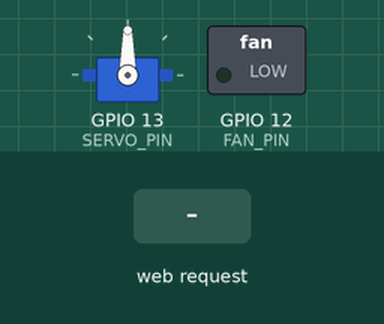
This sketch was run on a simulated ESP32. Shown: servo, switched loads named in the sketch (green lamp = pin HIGH). The test bench sets the inputs (shaded band). WiFi joins after 1.5 s; servers stay silent unless stated; what the sketch prints to the serial monitor is not drawn.

Above: at 2.7 s.
2.8 s: HTTP request GET /move?angle=on received
At 4.0 s:
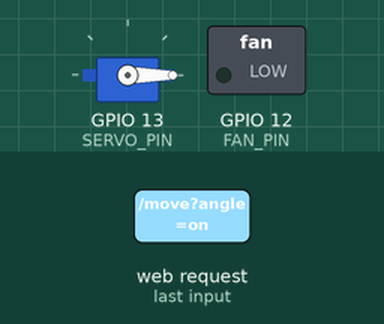
4.3 s: HTTP request GET /move?angle=120 received
At 5.3 s:
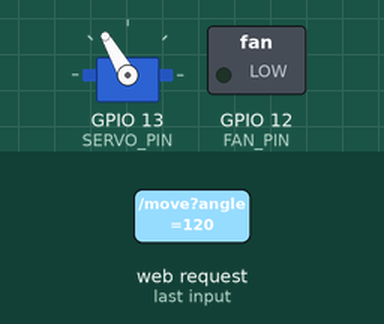
5.8 s: HTTP request GET /fan?state=on received
At 6.4 s:
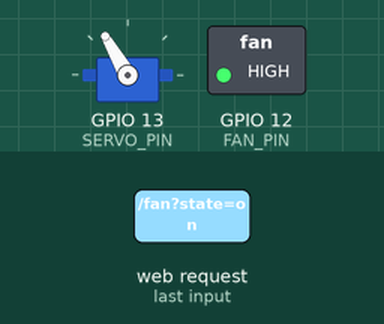
7.3 s: HTTP request GET /move?angle=1 received
At 8.5 s:
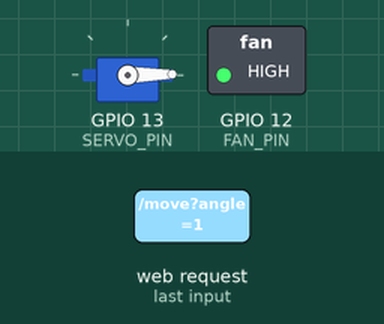
8.8 s: HTTP request GET /move?angle=120&state=120 received
At 9.9 s:
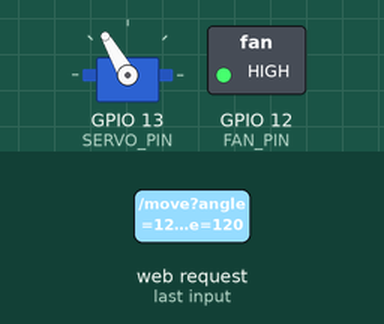
10.3 s: HTTP request GET /fan?state=1 received
At 11.0 s:
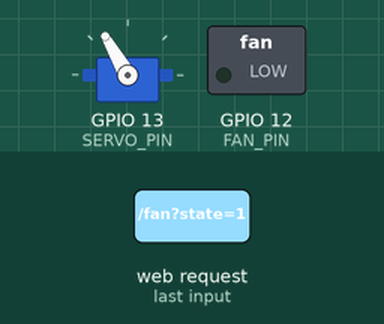
Timing chart, 0 to 12.8 s (numbered marks = the images above; inputs shaded):
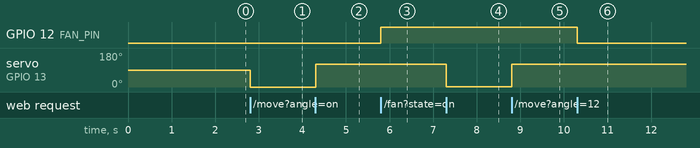

Measured:
- after the input at 2.8 s, servo on GPIO 13 (SERVO_PIN): 90° → 0° at once
- after the input at 4.3 s, servo on GPIO 13 (SERVO_PIN): 0° → 120° at once
- after the input at 5.8 s, GPIO 12 (FAN_PIN): LOW → HIGH at once
- after the input at 7.3 s, servo on GPIO 13 (SERVO_PIN): 120° → 1° at once
- after the input at 8.8 s, servo on GPIO 13 (SERVO_PIN): 1° → 120° at once
- after the input at 10.3 s, GPIO 12 (FAN_PIN): HIGH → LOW at once

The sketch:

ESP32_MASTER_CONTROLLER.ino
```cpp
/*
 * Cucumber Detection System - ESP32 Master Controller
 * --------------------------------------------------
 * This code is the "Brain" of your robot.
 * It listens to your Computer (Python) and moves the Motors.
 */

#include <WiFi.h>
#include <WebServer.h>
#include <ESP32Servo.h>
#include <DHT.h>

// --- STEP 1: Put your WiFi Name and Password here! ---
const char* ssid = "YOUR_WIFI_SSID";
const char* password = "YOUR_WIFI_PASSWORD";

// --- STEP 2: Tell the computer where the wires are connected ---
#define SERVO_PIN 13   // The Orange wire of the Servo
#define FAN_PIN 12     // The Signal wire of the Relay
#define DHT_PIN 4      // The Data wire of the DHT Sensor
#define DHT_TYPE DHT11 // Set to DHT11 (Blue) or DHT22 (White)

// --- CREATING THE OBJECTS ---
WebServer server(80); // This makes the ESP32 look like a Website
Servo myservo;        // This is your Motor
DHT dht(DHT_PIN, DHT_TYPE); // This is your Sensor

// --- THIS PART READS THE TEMPERATURE ---
void handleSensor() {
  float h = dht.readHumidity();
  float t = dht.readTemperature();

  String json = "{";
  json += "\"temperature_c\":" + String(t) + ",";
  json += "\"humidity_percent\":" + String(h);
  json += "}";
  server.send(200, "application/json", json);
}

// --- THIS PART MOVES THE MOTOR (LEFT/RIGHT) ---
void handleMove() {
  if (server.hasArg("angle")) {
    int angle = server.arg("angle").toInt();
    myservo.write(angle);
    server.send(200, "text/plain", "OK: Moving to " + String(angle));
  }
}

// --- THIS PART TURNS THE FAN ON AND OFF ---
void handleFan() {
  if (server.hasArg("state")) {
    String state = server.arg("state");
    if (state == "on") {
      digitalWrite(FAN_PIN, HIGH);
      server.send(200, "text/plain", "OK: Fan ON");
    } else {
      digitalWrite(FAN_PIN, LOW);
      server.send(200, "text/plain", "OK: Fan OFF");
    }
  }
}

// --- THIS PART RUNS ONLY ONCE WHEN YOU START ---
void setup() {
  Serial.begin(115200);

  pinMode(FAN_PIN, OUTPUT);
  digitalWrite(FAN_PIN, LOW); // Start with fan OFF

  myservo.attach(SERVO_PIN);
  myservo.write(90); // Start in the Middle

  dht.begin();

  // CONNECTING TO INTERNET
  WiFi.begin(ssid, password);
  while (WiFi.status() != WL_CONNECTED) {
    delay(500);
    Serial.print(".");
  }

  Serial.println("\nI am Connected to WiFi!");
  Serial.print("My IP address is: ");
  Serial.println(WiFi.localIP()); // COPY THIS IP ADDRESS!

  // MAKING THE ENDPOINTS (The "Pages" the Computer visits)
  server.on("/sensor", handleSensor);
  server.on("/move", handleMove);
  server.on("/fan", handleFan);

  server.begin();
}

// --- THIS PART RUNS FOREVER AND EVER ---
void loop() {
  server.handleClient(); // Always wait for messages from Python
}
```
